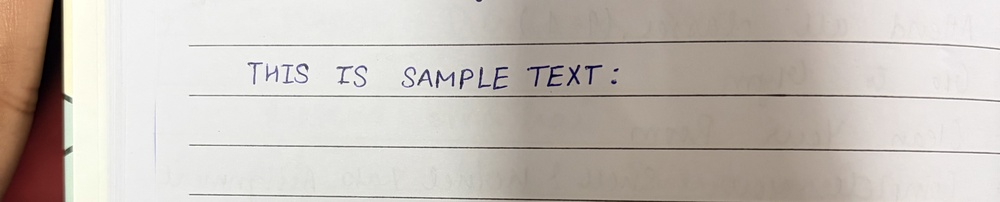
#> input picture handwriting copy.jpg, 1000 x 202 px, shrunk from 4279 x 863 before the run, found by its file name
$ python ocr_test.py
#> lines starting #> are read from the running program, lines starting #| are printed output that depends on the picture
from PIL import Image, ImageEnhance, ImageFilter
import pytesseract

# If Tesseract is not in PATH, uncomment and set the path
# pytesseract.pytesseract.tesseract_cmd = "/usr/local/bin/tesseract"

image_path = "/Users/Fatima/python_project/handwriting copy.jpg"
img = Image.open(image_path)
#> img is the input picture: PIL image 1000x202 RGB; mean R, G, B 198.2, 190.4, 183.5

# ---- Preprocessing ----
# 1. Convert to grayscale
img = img.convert('L')
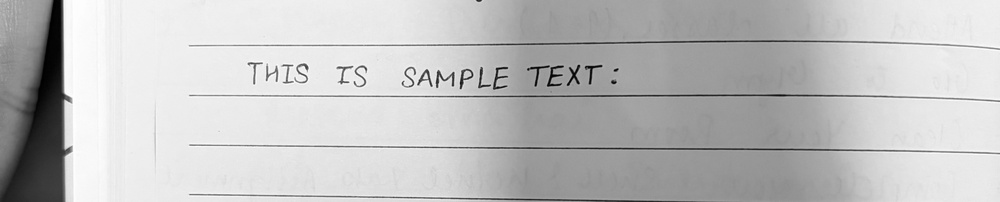
#> img: PIL image 1000x202 L; min 0, max 255, mean 192

# 2. Increase contrast
enhancer = ImageEnhance.Contrast(img)
img = enhancer.enhance(2)
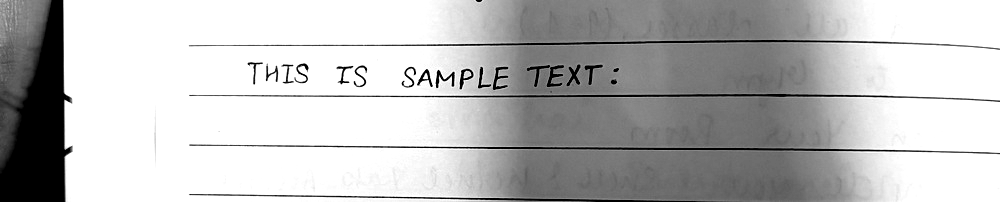
#> img: PIL image 1000x202 L; min 0, max 255, mean 187.2

# 3. Apply sharpening filter
img = img.filter(ImageFilter.SHARPEN)
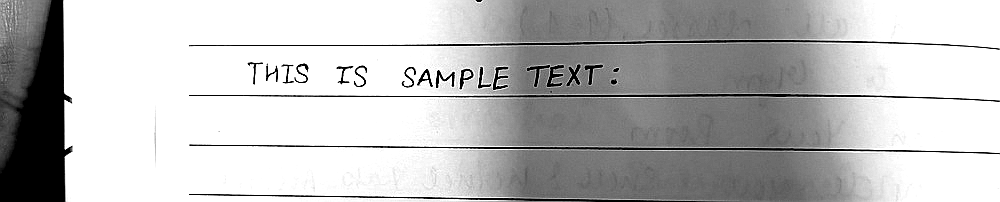
#> img: PIL image 1000x202 L; min 0, max 255, mean 187.5

# ---- OCR ----
#> (the run stopped early here; a loop or call above may not have finished)
